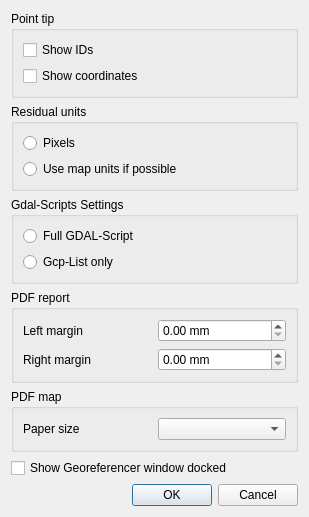
<?xml version="1.0" encoding="UTF-8"?>
<ui version="4.0">
 <class>QgsGeorefConfigDialogBase</class>
 <widget class="QDialog" name="QgsGeorefConfigDialogBase">
  <property name="geometry">
   <rect>
    <x>0</x>
    <y>0</y>
    <width>309</width>
    <height>443</height>
   </rect>
  </property>
  <property name="windowTitle">
   <string>Configure Georeferencer</string>
  </property>
  <layout class="QGridLayout" name="gridLayout_4">
   <item row="0" column="0">
    <widget class="QGroupBox" name="mPointTipGroupBox">
     <property name="title">
      <string>Point tip</string>
     </property>
     <layout class="QGridLayout" name="gridLayout">
      <item row="0" column="0">
       <widget class="QCheckBox" name="mShowIDsCheckBox">
        <property name="text">
         <string>Show IDs</string>
        </property>
       </widget>
      </item>
      <item row="1" column="0">
       <widget class="QCheckBox" name="mShowCoordsCheckBox">
        <property name="text">
         <string>Show coordinates</string>
        </property>
       </widget>
      </item>
     </layout>
    </widget>
   </item>
   <item row="1" column="0">
    <widget class="QGroupBox" name="mResidualUnitsGroupBox">
     <property name="title">
      <string>Residual units</string>
     </property>
     <layout class="QGridLayout" name="gridLayout_3">
      <item row="0" column="0">
       <widget class="QRadioButton" name="mPixelsButton">
        <property name="text">
         <string>Pixels</string>
        </property>
       </widget>
      </item>
      <item row="1" column="0">
       <widget class="QRadioButton" name="mMapUnitsButton">
        <property name="text">
         <string>Use map units if possible</string>
        </property>
       </widget>
      </item>
     </layout>
    </widget>
   </item>
   <item row="2" column="0">
    <widget class="QGroupBox" name="mResidualUnitsGroupBox">
     <property name="title">
      <string>Gdal-Scripts Settings</string>
     </property>
     <layout class="QGridLayout" name="gridLayout_gdal">
      <item row="0" column="0">
       <widget class="QRadioButton" name="mGdalFullButton">
        <property name="text">
         <string>Full GDAL-Script</string>
        </property>
       </widget>
      </item>
      <item row="2" column="0">
       <widget class="QRadioButton" name="mGdalGcpButton">
        <property name="text">
         <string>Gcp-List only</string>
        </property>
       </widget>
      </item>
     </layout>
    </widget>
   </item>
   <item row="3" column="0">
    <widget class="QGroupBox" name="mPdfReportGroupBox">
     <property name="title">
      <string>PDF report</string>
     </property>
     <layout class="QGridLayout" name="gridLayout_2">
      <item row="0" column="0">
       <layout class="QHBoxLayout" name="horizontalLayout">
        <item>
         <widget class="QLabel" name="label">
          <property name="text">
           <string>Left margin</string>
          </property>
         </widget>
        </item>
        <item>
         <widget class="QgsDoubleSpinBox" name="mLeftMarginSpinBox">
          <property name="prefix">
           <string/>
          </property>
          <property name="suffix">
           <string> mm</string>
          </property>
          <property name="showClearButton" stdset="0">
           <bool>true</bool>
          </property>
         </widget>
        </item>
       </layout>
      </item>
      <item row="1" column="0">
       <layout class="QHBoxLayout" name="horizontalLayout_2">
        <item>
         <widget class="QLabel" name="label_2">
          <property name="text">
           <string>Right margin</string>
          </property>
         </widget>
        </item>
        <item>
         <widget class="QgsDoubleSpinBox" name="mRightMarginSpinBox">
          <property name="suffix">
           <string> mm</string>
          </property>
          <property name="showClearButton" stdset="0">
           <bool>true</bool>
          </property>
         </widget>
        </item>
       </layout>
      </item>
     </layout>
    </widget>
   </item>
   <item row="5" column="0">
    <widget class="QCheckBox" name="mShowDockedCheckBox">
     <property name="text">
      <string>Show Georeferencer window docked</string>
     </property>
    </widget>
   </item>
   <item row="7" column="0">
    <widget class="QDialogButtonBox" name="buttonBox">
     <property name="orientation">
      <enum>Qt::Horizontal</enum>
     </property>
     <property name="standardButtons">
      <set>QDialogButtonBox::Cancel|QDialogButtonBox::Ok</set>
     </property>
    </widget>
   </item>
   <item row="4" column="0">
    <widget class="QGroupBox" name="groupBox">
     <property name="title">
      <string>PDF map</string>
     </property>
     <layout class="QGridLayout" name="gridLayout_5">
      <item row="0" column="0">
       <layout class="QHBoxLayout" name="horizontalLayout_3">
        <item>
         <widget class="QLabel" name="label_3">
          <property name="text">
           <string>Paper size</string>
          </property>
         </widget>
        </item>
        <item>
         <widget class="QComboBox" name="mPaperSizeComboBox"/>
        </item>
       </layout>
      </item>
     </layout>
    </widget>
   </item>
   <item row="6" column="0">
    <spacer name="verticalSpacer">
     <property name="orientation">
      <enum>Qt::Vertical</enum>
     </property>
     <property name="sizeHint" stdset="0">
      <size>
       <width>20</width>
       <height>40</height>
      </size>
     </property>
    </spacer>
   </item>
  </layout>
 </widget>
 <customwidgets>
  <customwidget>
   <class>QgsDoubleSpinBox</class>
   <extends>QDoubleSpinBox</extends>
   <header location="global">qgsdoublespinbox.h</header>
  </customwidget>
 </customwidgets>
 <tabstops>
  <tabstop>mShowIDsCheckBox</tabstop>
  <tabstop>mShowCoordsCheckBox</tabstop>
  <tabstop>mPixelsButton</tabstop>
  <tabstop>mMapUnitsButton</tabstop>
  <tabstop>mLeftMarginSpinBox</tabstop>
  <tabstop>mRightMarginSpinBox</tabstop>
  <tabstop>mPaperSizeComboBox</tabstop>
  <tabstop>mShowDockedCheckBox</tabstop>
 </tabstops>
 <resources/>
 <connections/>
</ui>
